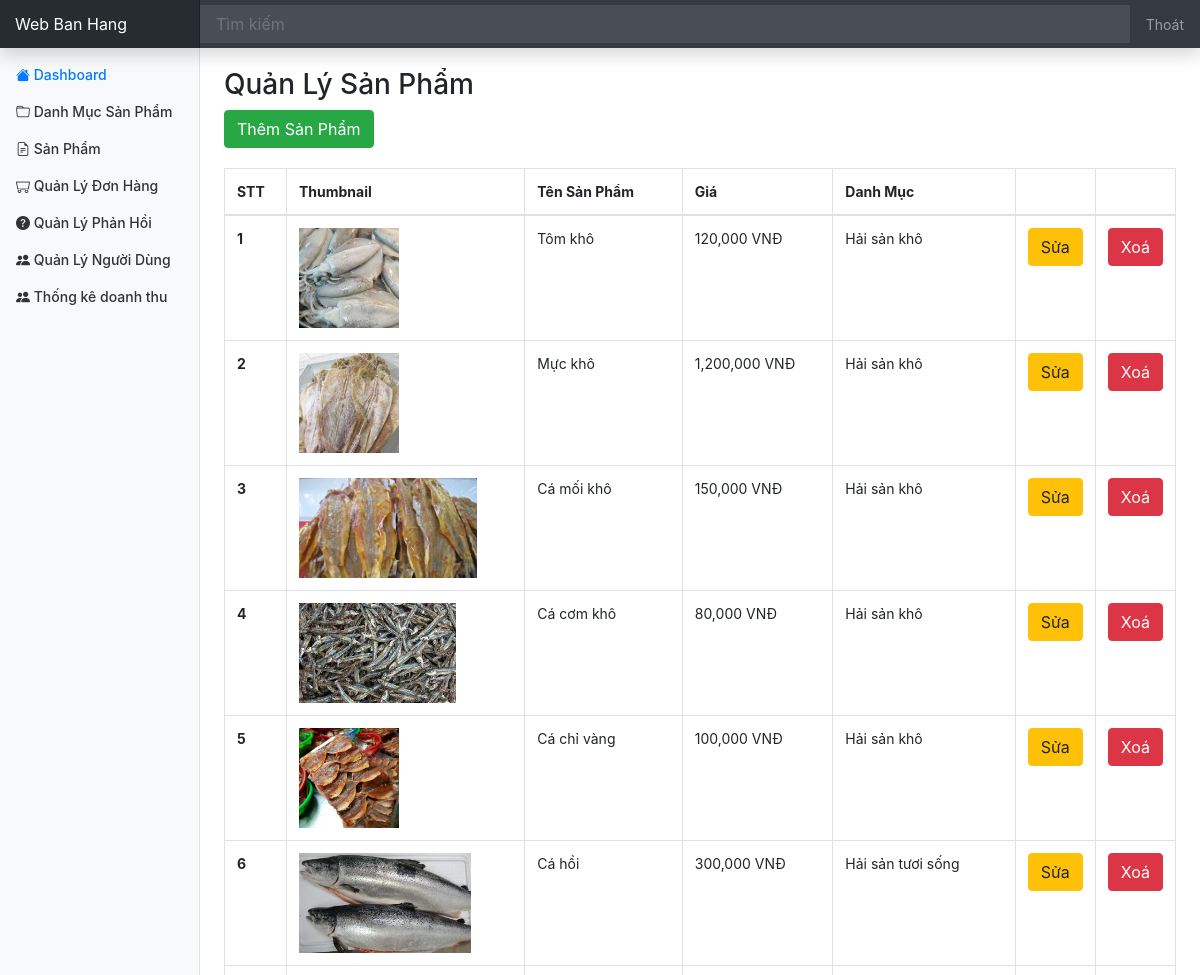
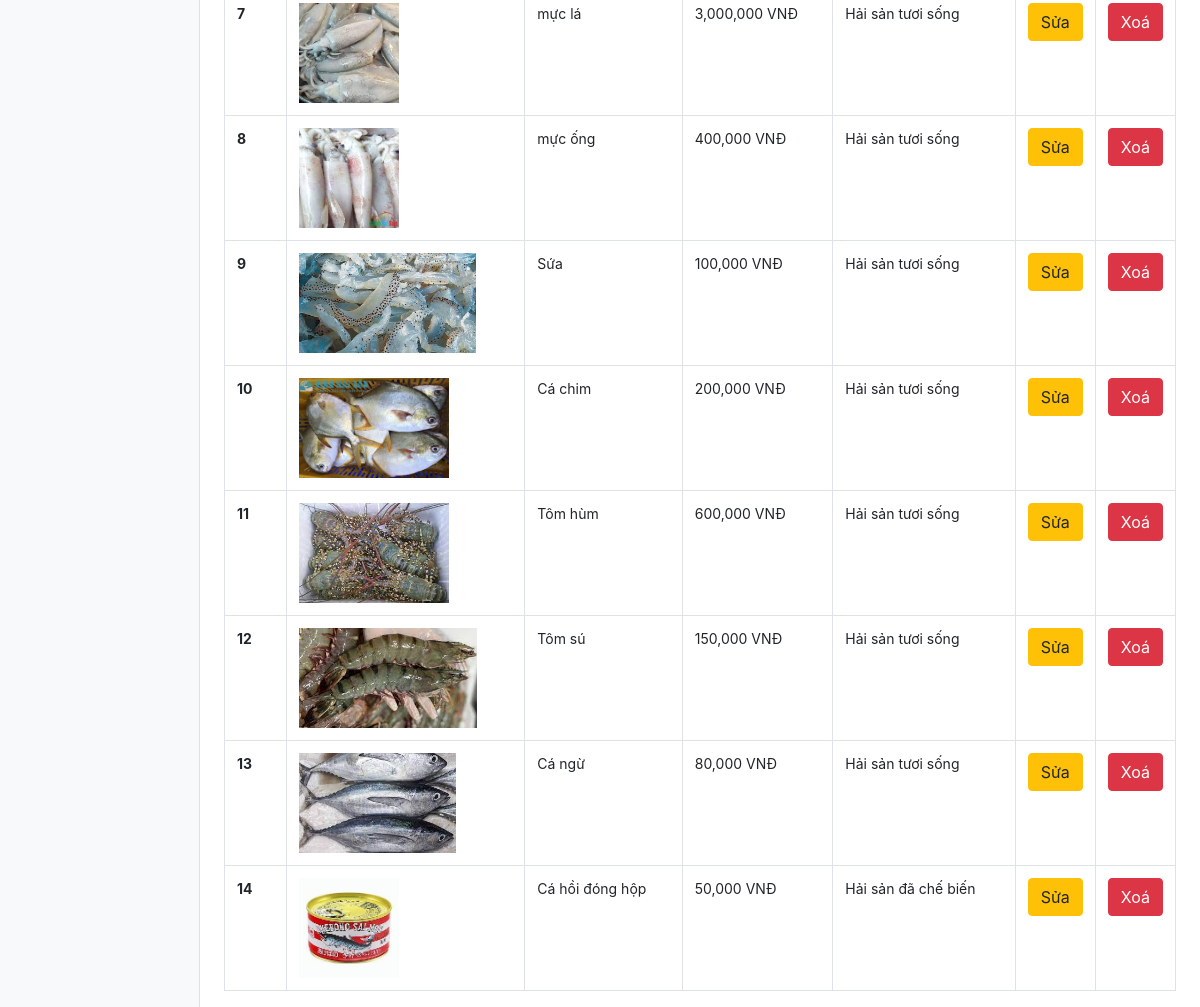
/admin/product/index.php (signed in), run on the app's committed database (2 pictures, top to bottom).
### tables this page shows
CREATE TABLE `product` (
  `id` int(11) NOT NULL,
  `category_id` int(11) DEFAULT NULL,
  `title` varchar(350) DEFAULT NULL,
  `price` int(11) DEFAULT NULL,
  `discount` int(11) DEFAULT NULL,
  `thumbnail` varchar(500) DEFAULT NULL,
  `description` longtext DEFAULT NULL,
  `created_at` datetime DEFAULT NULL,
  `updated_at` datetime DEFAULT NULL,
  `deleted` int(11) DEFAULT NULL
);

CREATE TABLE `category` (
  `id` int(11) NOT NULL,
  `name` varchar(100) NOT NULL
);

### database/dbhelper.php (called while the page is built, shortened)
<?php
function executeResult($sql, $isSingle = false) {
	$data = null;
	$conn = mysqli_connect(HOST, USERNAME, PASSWORD, DATABASE);
	mysqli_set_charset($conn, 'utf8');
	$resultset = mysqli_query($conn, $sql);
	if($isSingle) {
		$data = mysqli_fetch_array($resultset, 1);
	} else {
		$data = [];
		while(($row = mysqli_fetch_array($resultset, 1)) != null) {
			$data[] = $row;
		}
	}
	return $data;
}

### utils/utility.php (called while the page is built, shortened)
<?php
function fixUrl($thumbnail, $rootPath = "../../") {
	if(stripos($thumbnail, 'http://') !== false || stripos($thumbnail, 'https://') !== false) {
	} else {
		$thumbnail = $rootPath.$thumbnail;
	}
	return $thumbnail;
}

### admin/product/index.php (the view, shortened to what this page needs)
<?php
	$baseUrl = '../';
	require_once('../layouts/header.php');
	$sql = "select Product.*, Category.name as category_name from Product left join Category on Product.category_id = Category.id where Product.deleted = 0";
	$data = executeResult($sql);
?>
<div class="row" style="margin-top: 20px;">
	<div class="col-md-12 table-responsive">
		<h3>Quản Lý Sản Phẩm</h3>
		<a href="editor.php"><button class="btn btn-success">Thêm Sản Phẩm</button></a>
		<table class="table table-bordered table-hover" style="margin-top: 20px;">
			<thead>
				<tr>
					<th>STT</th>
					<th>Thumbnail</th>
					<th>Tên Sản Phẩm</th>
					<th>Giá</th>
					<th>Danh Mục</th>
					<th style="width: 50px"></th>
					<th style="width: 50px"></th>
				</tr>
			</thead>
			<tbody>
<?php
	$index = 0;
	foreach($data as $item) {
		echo '<tr>
					<th>'.(++$index).'</th>
					<td><img src="'.fixUrl($item['thumbnail']).'" style="height: 100px"/></td>
					<td>'.$item['title'].'</td>
					<td>'.number_format($item['discount']).' VNĐ</td>
					<td>'.$item['category_name'].'</td>
					<td style="width: 50px">
						<a href="editor.php?id='.$item['id'].'"><button class="btn btn-warning">Sửa</button></a>
					</td>
					<td style="width: 50px">
						<button onclick="deleteProduct('.$item['id'].')" class="btn btn-danger">Xoá</button>
					</td>
				</tr>';
	}
?>
			</tbody>
		</table>
	</div>
</div>
<?php
	require_once('../layouts/footer.php');
?>

### admin/layouts/header.php (shortened to what this page needs)
<?php
  require_once($baseUrl.'../utils/utility.php');
  require_once($baseUrl.'../database/dbhelper.php');
?>
<!DOCTYPE html>
<html>
<head>
	<link rel="stylesheet" href="https://maxcdn.bootstrapcdn.com/bootstrap/4.4.1/css/bootstrap.min.css">
	<link rel="stylesheet" type="text/css" href="<?=$baseUrl?>../assets/css/dashboard.css">
	<link rel="stylesheet" href="https://cdn.jsdelivr.net/npm/bootstrap-icons@1.6.1/font/bootstrap-icons.css">
</head>
<body>
<nav class="navbar navbar-dark fixed-top bg-dark flex-md-nowrap p-0 shadow">
  <a class="navbar-brand col-sm-3 col-md-2 mr-0" href="#">Web Ban Hang</a>
  <input class="form-control form-control-dark w-100" type="text" placeholder="Tìm kiếm" aria-label="Search">
  <ul class="navbar-nav px-3">
    <li class="nav-item text-nowrap">
      <a class="nav-link" href="<?=$baseUrl?>authen/logout.php">Thoát</a>
    </li>
  </ul>
</nav>
<div class="container-fluid">
  <div class="row">
    <nav class="col-md-2 d-none d-md-block bg-light sidebar">
      <div class="sidebar-sticky">
        <ul class="nav flex-column">
          <li class="nav-item">
            <a class="nav-link active" href="<?=$baseUrl?>">
              <i class="bi bi-house-fill"></i>
              Dashboard
            </a>
          </li>
          <li class="nav-item">
            <a class="nav-link" href="<?=$baseUrl?>category">
              <i class="bi bi-folder"></i>
              Danh Mục Sản Phẩm
            </a>
          </li>
          <li class="nav-item">
            <a class="nav-link" href="<?=$baseUrl?>product">
              <i class="bi bi-file-earmark-text"></i>
              Sản Phẩm
            </a>
          </li>
          <li class="nav-item">
            <a class="nav-link" href="<?=$baseUrl?>order">
              <i class="bi bi-minecart"></i>
              Quản Lý Đơn Hàng
            </a>
          </li>
          <li class="nav-item">
            <a class="nav-link" href="<?=$baseUrl?>feedback">
              <i class="bi bi-question-circle-fill"></i>
              Quản Lý Phản Hồi
            </a>
          </li>
          <li class="nav-item">
            <a class="nav-link" href="<?=$baseUrl?>user">
              <i class="bi bi-people-fill"></i>
              Quản Lý Người Dùng
            </a>
          </li>
            <li class="nav-item">
            <a class="nav-link" href="<?=$baseUrl?>thongke">
              <i class="bi bi-people-fill"></i>
              Thống kê doanh thu
            </a>
          </li>
        </ul>
      </div>
    </nav>
    <main role="main" class="col-md-9 ml-sm-auto col-lg-10 px-4">

### admin/layouts/footer.php
    </main>
  </div>
</div>
</body>
</html>

### assets/css/dashboard.css (style rules this page uses)
body { font-size: .875rem; }
.sidebar { position: fixed; top: 0; bottom: 0; left: 0; z-index: 100; padding: 48px 0 0; box-shadow: inset -1px 0 0 rgba(0, 0, 0, .1); }
.sidebar-sticky { position: relative; top: 0; height: calc(100vh - 48px); padding-top: .5rem; overflow-x: hidden; overflow-y: auto; }
.sidebar .nav-link { font-weight: 500; color: #333; }
.sidebar .nav-link.active { color: #007bff; }
[role="main"] { padding-top: 48px; }
.navbar-brand { padding-top: .75rem; padding-bottom: .75rem; font-size: 1rem; background-color: rgba(0, 0, 0, .25); box-shadow: inset -1px 0 0 rgba(0, 0, 0, .25); }
.navbar .form-control { padding: .75rem 1rem; border-width: 0; border-radius: 0; }
.form-control-dark { color: #fff; background-color: rgba(255, 255, 255, .1); border-color: rgba(255, 255, 255, .1); }

### data on the page
product: thumbnail (picture), title "Tôm khô", discount "120,000", category.name "Hải sản khô"
product: thumbnail (picture), title "Mực khô", discount "1,200,000", category.name "Hải sản khô"
product: thumbnail (picture), title "Cá mối khô", discount "150,000", category.name "Hải sản khô"
product: thumbnail (picture), title "Cá cơm khô", discount "80,000", category.name "Hải sản khô"
product: thumbnail (picture), title "Cá chỉ vàng", discount "100,000", category.name "Hải sản khô"
product: thumbnail (picture), title "Cá hồi", discount "300,000", category.name "Hải sản tươi sống"
product: thumbnail (picture), title "mực lá", discount "3,000,000", category.name "Hải sản tươi sống"
product: thumbnail (picture), title "mực ống", discount "400,000", category.name "Hải sản tươi sống"
product: thumbnail (picture), title "Sứa", discount "100,000", category.name "Hải sản tươi sống"
product: thumbnail (picture), title "Cá chim", discount "200,000", category.name "Hải sản tươi sống"
product: thumbnail (picture), title "Tôm hùm", discount "600,000", category.name "Hải sản tươi sống"
product: thumbnail (picture), title "Tôm sú", discount "150,000", category.name "Hải sản tươi sống"
product: thumbnail (picture), title "Cá ngừ", discount "80,000", category.name "Hải sản tươi sống"
product: thumbnail (picture), title "Cá hồi đóng hộp", discount "50,000", category.name "Hải sản đã chế biến"
